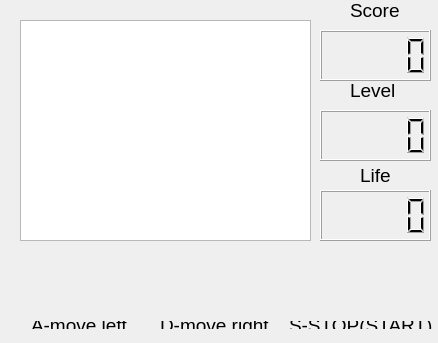
<?xml version="1.0" encoding="UTF-8"?>
<ui version="4.0">
 <class>GameWindow</class>
 <widget class="QWidget" name="GameWindow">
  <property name="geometry">
   <rect>
    <x>0</x>
    <y>0</y>
    <width>438</width>
    <height>343</height>
   </rect>
  </property>
  <property name="windowTitle">
   <string>Form</string>
  </property>
  <widget class="QGraphicsView" name="view">
   <property name="geometry">
    <rect>
     <x>20</x>
     <y>20</y>
     <width>291</width>
     <height>221</height>
    </rect>
   </property>
  </widget>
  <widget class="QLabel" name="Score">
   <property name="geometry">
    <rect>
     <x>350</x>
     <y>0</y>
     <width>61</width>
     <height>21</height>
    </rect>
   </property>
   <property name="font">
    <font>
     <pointsize>14</pointsize>
    </font>
   </property>
   <property name="text">
    <string>Score</string>
   </property>
  </widget>
  <widget class="QLCDNumber" name="score">
   <property name="geometry">
    <rect>
     <x>320</x>
     <y>30</y>
     <width>111</width>
     <height>51</height>
    </rect>
   </property>
  </widget>
  <widget class="QLCDNumber" name="level">
   <property name="geometry">
    <rect>
     <x>320</x>
     <y>110</y>
     <width>111</width>
     <height>51</height>
    </rect>
   </property>
  </widget>
  <widget class="QLabel" name="Level">
   <property name="geometry">
    <rect>
     <x>350</x>
     <y>80</y>
     <width>61</width>
     <height>21</height>
    </rect>
   </property>
   <property name="font">
    <font>
     <pointsize>14</pointsize>
    </font>
   </property>
   <property name="text">
    <string>Level</string>
   </property>
  </widget>
  <widget class="QWidget" name="layoutWidget">
   <property name="geometry">
    <rect>
     <x>20</x>
     <y>310</y>
     <width>424</width>
     <height>30</height>
    </rect>
   </property>
   <layout class="QHBoxLayout" name="horizontalLayout">
    <item>
     <widget class="QLabel" name="label">
      <property name="font">
       <font>
        <pointsize>14</pointsize>
       </font>
      </property>
      <property name="text">
       <string>A-move left</string>
      </property>
     </widget>
    </item>
    <item>
     <widget class="QLabel" name="label_2">
      <property name="font">
       <font>
        <pointsize>14</pointsize>
       </font>
      </property>
      <property name="text">
       <string>D-move right</string>
      </property>
     </widget>
    </item>
    <item>
     <widget class="QLabel" name="label_4">
      <property name="font">
       <font>
        <pointsize>14</pointsize>
       </font>
      </property>
      <property name="text">
       <string>S-STOP(START)</string>
      </property>
     </widget>
    </item>
   </layout>
  </widget>
  <widget class="QLabel" name="Life">
   <property name="geometry">
    <rect>
     <x>360</x>
     <y>160</y>
     <width>51</width>
     <height>31</height>
    </rect>
   </property>
   <property name="font">
    <font>
     <pointsize>14</pointsize>
    </font>
   </property>
   <property name="text">
    <string>Life</string>
   </property>
  </widget>
  <widget class="QLCDNumber" name="life">
   <property name="geometry">
    <rect>
     <x>320</x>
     <y>190</y>
     <width>111</width>
     <height>51</height>
    </rect>
   </property>
  </widget>
 </widget>
 <layoutdefault spacing="6" margin="11"/>
 <resources/>
 <connections/>
</ui>
